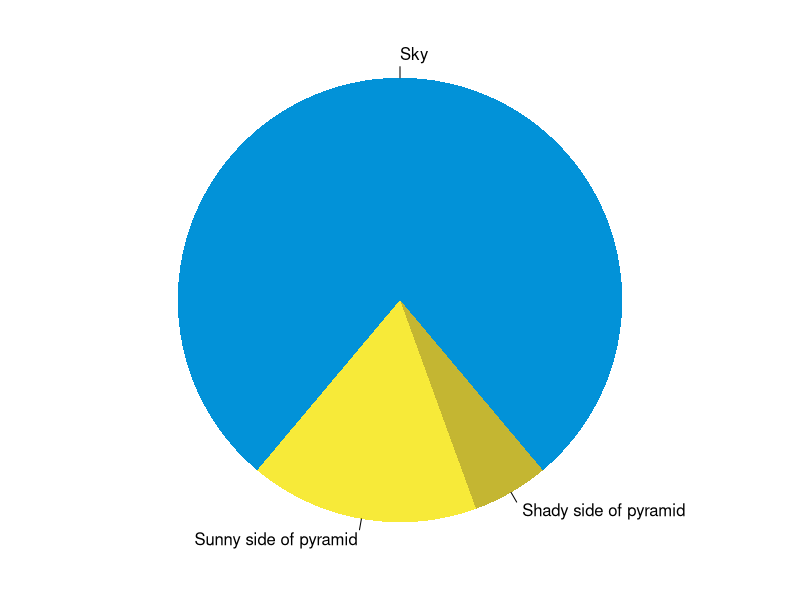
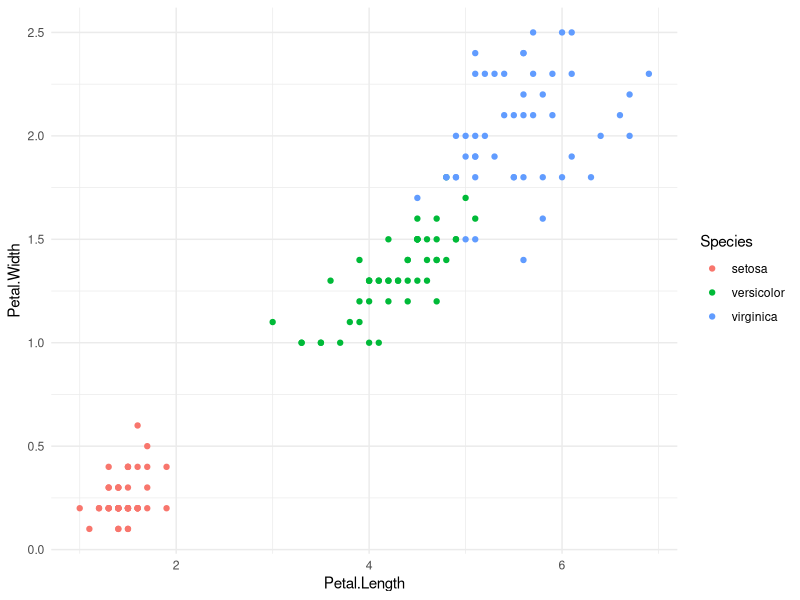

R code for these plots, in order:
## ---- chunk 1
knitr::opts_chunk$set(collapse = TRUE)
library(tidyverse)
## ---- chunk 2
summary(cars)
fit <- lm(dist ~ speed, data = cars)
fit
## ---- chunk 3
par(mar = c(0, 1, 0, 1))
pie(
  c(280, 60, 20),
  c('Sky', 'Sunny side of pyramid', 'Shady side of pyramid'),
  col = c('#0292D8', '#F7EA39', '#C4B632'),
  init.angle = -50, border = NA
)

iris %>% 
  ggplot(aes(x = Petal.Length, y = Petal.Width, col = Species)) + 
  geom_point() +
  theme_minimal()
